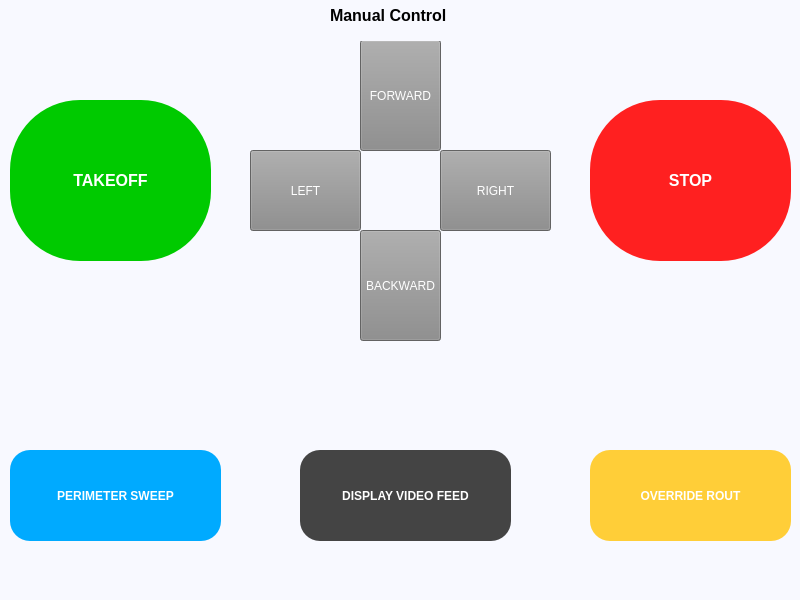
<?xml version="1.0" encoding="UTF-8"?>
<ui version="4.0">
 <class>MainWindow</class>
 <widget class="QMainWindow" name="MainWindow">
  <property name="geometry">
   <rect>
    <x>0</x>
    <y>0</y>
    <width>800</width>
    <height>600</height>
   </rect>
  </property>
  <property name="windowTitle">
   <string>Tello Drone Control Panel</string>
  </property>
  <property name="styleSheet">
   <string notr="true">background-color:rgb(248, 249, 255)</string>
  </property>
  <widget class="QWidget" name="centralwidget">
   <widget class="QPushButton" name="fbtn">
    <property name="geometry">
     <rect>
      <x>360</x>
      <y>40</y>
      <width>81</width>
      <height>111</height>
     </rect>
    </property>
    <property name="cursor">
     <cursorShape>PointingHandCursor</cursorShape>
    </property>
    <property name="styleSheet">
     <string notr="true">background-color: rgb(139, 139, 139);
color: white;</string>
    </property>
    <property name="text">
     <string>FORWARD</string>
    </property>
   </widget>
   <widget class="QPushButton" name="bcbtn">
    <property name="geometry">
     <rect>
      <x>360</x>
      <y>230</y>
      <width>81</width>
      <height>111</height>
     </rect>
    </property>
    <property name="cursor">
     <cursorShape>PointingHandCursor</cursorShape>
    </property>
    <property name="styleSheet">
     <string notr="true">background-color: rgb(139, 139, 139);
color: white;</string>
    </property>
    <property name="text">
     <string>BACKWARD</string>
    </property>
   </widget>
   <widget class="QPushButton" name="rbtn">
    <property name="geometry">
     <rect>
      <x>440</x>
      <y>150</y>
      <width>111</width>
      <height>81</height>
     </rect>
    </property>
    <property name="cursor">
     <cursorShape>PointingHandCursor</cursorShape>
    </property>
    <property name="styleSheet">
     <string notr="true">background-color: rgb(139, 139, 139);
color: white;</string>
    </property>
    <property name="text">
     <string>RIGHT</string>
    </property>
   </widget>
   <widget class="QPushButton" name="lbtn">
    <property name="geometry">
     <rect>
      <x>250</x>
      <y>150</y>
      <width>111</width>
      <height>81</height>
     </rect>
    </property>
    <property name="cursor">
     <cursorShape>PointingHandCursor</cursorShape>
    </property>
    <property name="styleSheet">
     <string notr="true">background-color: rgb(139, 139, 139);
color: white;</string>
    </property>
    <property name="text">
     <string>LEFT</string>
    </property>
   </widget>
   <widget class="QPushButton" name="peribtn">
    <property name="geometry">
     <rect>
      <x>10</x>
      <y>450</y>
      <width>211</width>
      <height>91</height>
     </rect>
    </property>
    <property name="font">
     <font>
      <pointsize>9</pointsize>
      <weight>75</weight>
      <bold>true</bold>
     </font>
    </property>
    <property name="cursor">
     <cursorShape>PointingHandCursor</cursorShape>
    </property>
    <property name="styleSheet">
     <string notr="true">background-color: rgb(0, 170, 255);
color: white;
border-radius: 20px;</string>
    </property>
    <property name="text">
     <string>PERIMETER SWEEP</string>
    </property>
   </widget>
   <widget class="QPushButton" name="overrbtn">
    <property name="geometry">
     <rect>
      <x>590</x>
      <y>450</y>
      <width>201</width>
      <height>91</height>
     </rect>
    </property>
    <property name="font">
     <font>
      <pointsize>9</pointsize>
      <weight>75</weight>
      <bold>true</bold>
     </font>
    </property>
    <property name="cursor">
     <cursorShape>PointingHandCursor</cursorShape>
    </property>
    <property name="styleSheet">
     <string notr="true">background-color: rgb(255, 206, 56);
color: white;
border-radius: 20px;</string>
    </property>
    <property name="text">
     <string>OVERRIDE ROUT</string>
    </property>
   </widget>
   <widget class="QLabel" name="labelmanu">
    <property name="geometry">
     <rect>
      <x>330</x>
      <y>-10</y>
      <width>151</width>
      <height>51</height>
     </rect>
    </property>
    <property name="font">
     <font>
      <pointsize>12</pointsize>
      <weight>75</weight>
      <bold>true</bold>
     </font>
    </property>
    <property name="text">
     <string>Manual Control</string>
    </property>
   </widget>
   <widget class="QPushButton" name="dfbtn">
    <property name="geometry">
     <rect>
      <x>300</x>
      <y>450</y>
      <width>211</width>
      <height>91</height>
     </rect>
    </property>
    <property name="font">
     <font>
      <pointsize>9</pointsize>
      <weight>75</weight>
      <bold>true</bold>
     </font>
    </property>
    <property name="cursor">
     <cursorShape>PointingHandCursor</cursorShape>
    </property>
    <property name="styleSheet">
     <string notr="true">background-color: rgb(68, 68, 68);
color: white;
border-radius: 20px;</string>
    </property>
    <property name="text">
     <string>DISPLAY VIDEO FEED</string>
    </property>
   </widget>
   <widget class="QPushButton" name="tobtn">
    <property name="geometry">
     <rect>
      <x>10</x>
      <y>100</y>
      <width>201</width>
      <height>161</height>
     </rect>
    </property>
    <property name="font">
     <font>
      <pointsize>12</pointsize>
      <weight>75</weight>
      <bold>true</bold>
     </font>
    </property>
    <property name="cursor">
     <cursorShape>PointingHandCursor</cursorShape>
    </property>
    <property name="styleSheet">
     <string notr="true">background-color: rgb(0, 202, 0);
color: white;
border-radius: 70px;</string>
    </property>
    <property name="text">
     <string>TAKEOFF</string>
    </property>
   </widget>
   <widget class="QPushButton" name="stopbtn">
    <property name="geometry">
     <rect>
      <x>590</x>
      <y>100</y>
      <width>201</width>
      <height>161</height>
     </rect>
    </property>
    <property name="font">
     <font>
      <pointsize>12</pointsize>
      <weight>75</weight>
      <bold>true</bold>
     </font>
    </property>
    <property name="cursor">
     <cursorShape>PointingHandCursor</cursorShape>
    </property>
    <property name="styleSheet">
     <string notr="true">background-color: rgb(255, 32, 32);
color: white;
border-radius: 70px;</string>
    </property>
    <property name="text">
     <string>STOP</string>
    </property>
   </widget>
  </widget>
  <widget class="QMenuBar" name="menubar">
   <property name="geometry">
    <rect>
     <x>0</x>
     <y>0</y>
     <width>800</width>
     <height>26</height>
    </rect>
   </property>
  </widget>
  <widget class="QStatusBar" name="statusbar"/>
 </widget>
 <resources/>
 <connections/>
</ui>
